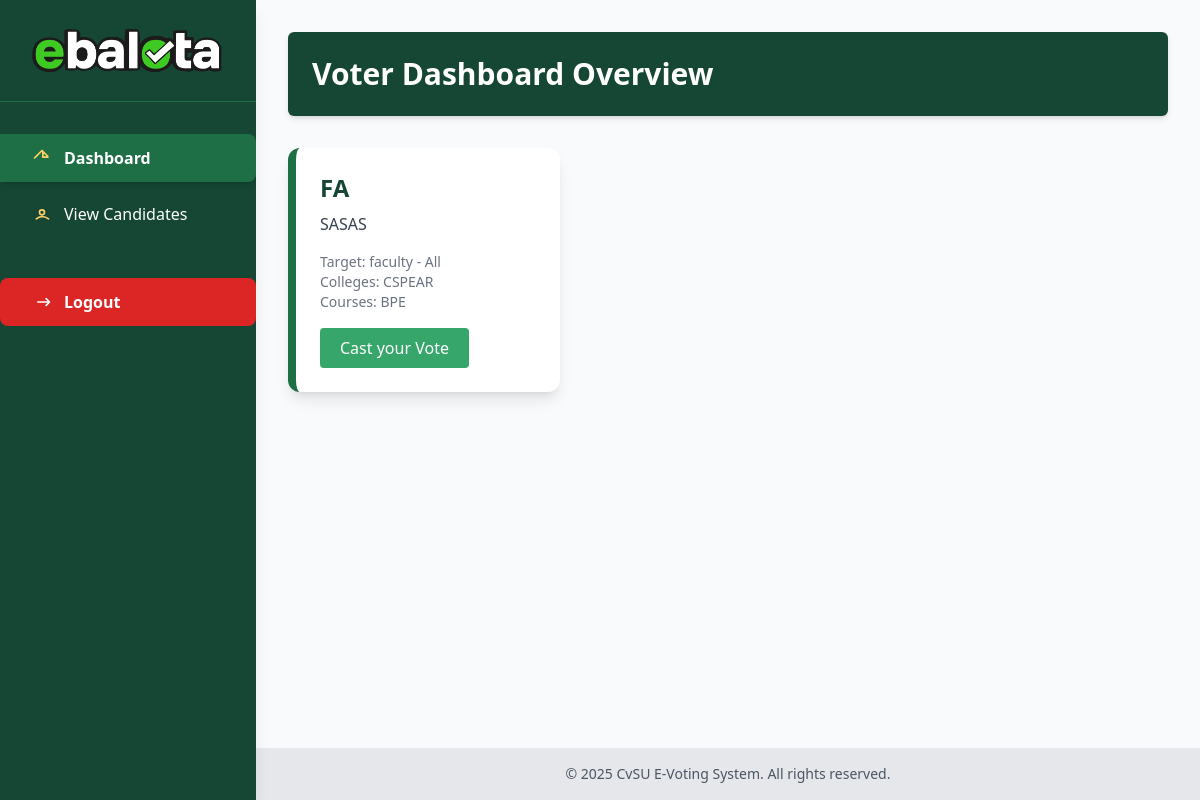
The page /voters_dashboard.php (signed in) on the database as committed earlier.
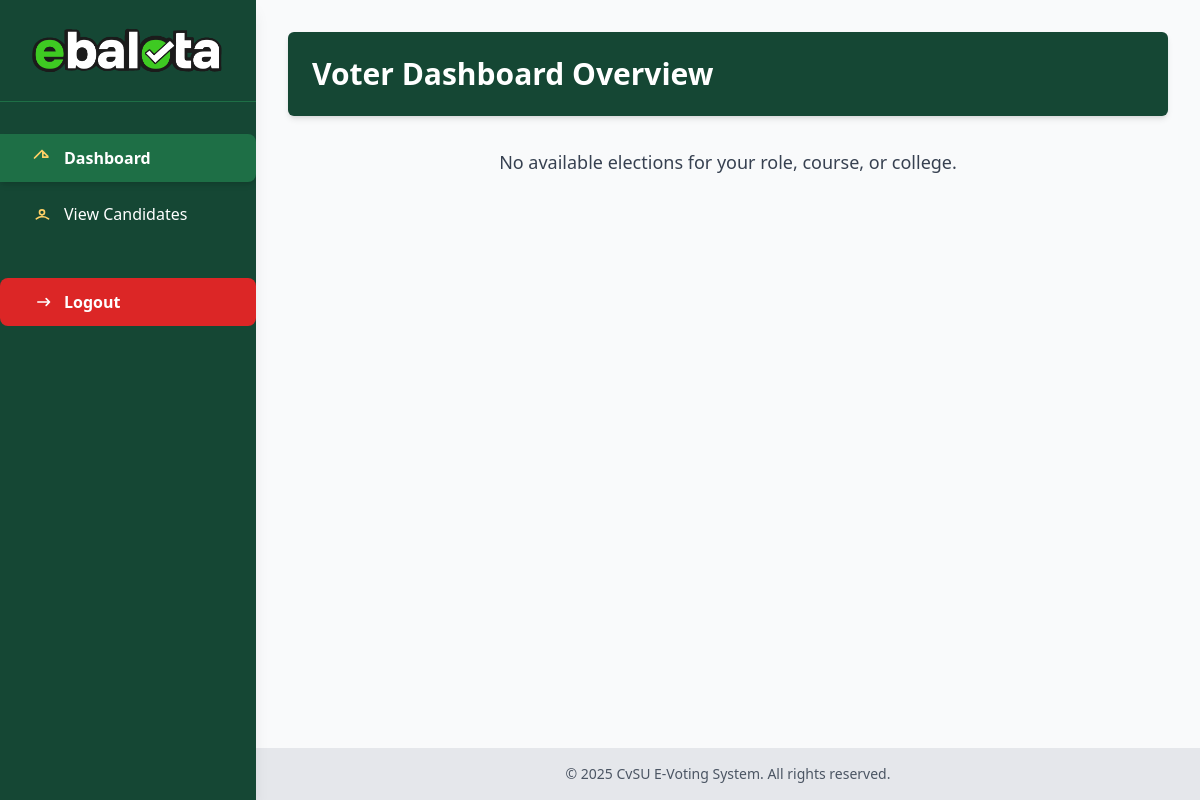
The same page on the database as committed later.
### tables this page shows
CREATE TABLE `elections` (
  `election_id` int(11) NOT NULL,
  `title` varchar(255) NOT NULL,
  `description` text DEFAULT NULL,
  `start_datetime` datetime NOT NULL,
  `end_datetime` datetime NOT NULL,
  `status` enum('upcoming','ongoing','completed') DEFAULT 'upcoming',
  `creation_stage` enum('draft','published','pending_admin','ready_for_voters') DEFAULT 'draft',
  `created_by` int(11) DEFAULT NULL,
  `assigned_admin_id` int(11) DEFAULT NULL,
  `created_at` timestamp NOT NULL DEFAULT current_timestamp(),
  `target_department` varchar(100) NOT NULL DEFAULT 'All',
  `target_position` enum('student','faculty','non-academic','coop','All') NOT NULL DEFAULT 'All',
  `realtime_results` tinyint(1) NOT NULL DEFAULT 0,
  `allowed_colleges` varchar(255) NOT NULL DEFAULT 'All',
  `allowed_courses` text DEFAULT '',
  `allowed_status` text DEFAULT NULL,
  `allowed_departments` varchar(255) DEFAULT NULL,
  `logo_path` varchar(255) DEFAULT NULL
);

### voters_dashboard.php (the view, shortened to what the changed rows need)
<?php
$host = 'localhost';
$db   = 'evoting_system';
$user = 'root';
$pass = '';
$charset = 'utf8mb4';
$course_map = [
  'bs computer science' => 'bscs',
  'bs information technology' => 'bsit',
  'bs computer engineering' => 'bscpe',
  'bs electronics engineering' => 'bsece',
  'bs civil engineering' => 'bsce',
  'bs mechanical engineering' => 'bsme',
  'bs electrical engineering' => 'bsee',
  'bs industrial engineering' => 'bsie',
  'bs agriculture' => 'bsag',
  'bs agribusiness' => 'bsab',
  'bs environmental science' => 'bses',
  'bs food technology' => 'bsft',
  'bs forestry' => 'bsfor',
  'bs agricultural and biosystems engineering' => 'bsabe',
  'bachelor of agricultural entrepreneurship' => 'bae',
  'bs land use design and management' => 'bsldm',
  'bs biology' => 'bsbio',
  'bs chemistry' => 'bschem',
  'bs mathematics' => 'bsmath',
  'bs physics' => 'bsphy',
  'bs psychology' => 'bspsy',
  'ba english language studies' => 'baels',
  'ba communication' => 'bacomm',
  'bs statistics' => 'bsstat',
  'doctor of veterinary medicine' => 'dvm',
  'bs biology (pre-veterinary)' => 'bspv',
  'bachelor of elementary education' => 'bee',
  'bachelor of secondary education' => 'bse',
  'bachelor of physical education' => 'bpe',
  'bachelor of technology and livelihood education' => 'btle',
  'bs business administration' => 'bsba',
  'bs accountancy' => 'bsacc',
  'bs economics' => 'bseco',
  'bs entrepreneurship' => 'bsent',
  'bs office administration' => 'bsoa',
  'bachelor of physical education' => 'bpe',
  'bs exercise and sports sciences' => 'bsess',
  'bs criminology' => 'bscrim',
  'bs nursing' => 'bsn',
];
$dsn = "mysql:host=$host;dbname=$db;charset=$charset";
$options = [
    PDO::ATTR_ERRMODE => PDO::ERRMODE_EXCEPTION,
    PDO::ATTR_DEFAULT_FETCH_MODE => PDO::FETCH_ASSOC,
];
try {
    $pdo = new PDO($dsn, $user, $pass, $options);
} catch (\PDOException $e) {
    die("Database connection failed: " . $e->getMessage());
}
$is_coop_member = ($_SESSION['migs_status'] ?? 0) == 1;
$voter_college = strtolower(trim($_SESSION['department'] ?? ''));
$voter_course_full = strtolower(trim($_SESSION['course'] ?? ''));
$voter_status = strtolower(trim($_SESSION['status'] ?? ''));
$voter_course = $course_map[$voter_course_full] ?? $voter_course_full;
$sql = "SELECT * FROM elections WHERE status = 'ongoing' ORDER BY election_id DESC";
$stmt = $pdo->query($sql);
$all_elections = $stmt->fetchAll();
$filtered_elections = [];
foreach ($all_elections as $election) {
  $allowed_colleges = array_map('strtolower', array_map('trim', explode(',', $election['allowed_colleges'])));
  $allowed_courses = array_map('strtolower', array_map('trim', explode(',', $election['allowed_courses'])));
  $allowed_status = array_map('strtolower', array_map('trim', explode(',', $election['allowed_status'])));
  $is_coop_election = strpos(strtolower($election['target_position']), 'coop') !== false;
  $college_allowed = in_array('all', $allowed_colleges) || in_array($voter_college, $allowed_colleges);
  $course_allowed = in_array('all', $allowed_courses) || in_array($voter_course, $allowed_courses);
  $status_allowed = in_array('all', $allowed_status) || in_array($voter_status, $allowed_status);
  if ($is_coop_election) {
      if ($is_coop_member) {
          $filtered_elections[] = $election;
      }
  }
  elseif ($college_allowed && $course_allowed && $status_allowed) {
      $filtered_elections[] = $election;
  }
}
?>
<!DOCTYPE html>
<html lang="en" class="scroll-smooth">
<head>
  <script src="https://cdn.tailwindcss.com"></script>
</head>
<body class="bg-gray-50 text-gray-900 font-sans">
<main class="flex-1 p-8 ml-64">
  <header class="bg-[var(--cvsu-green-dark)] text-white p-6 flex justify-between items-center shadow-md rounded-md mb-8">
    <h1 class="text-3xl font-extrabold">Voter Dashboard Overview</h1>
  </header>
  <?php if (count($filtered_elections) > 0): ?>
    <div class="grid gap-8 md:grid-cols-2 lg:grid-cols-3">
      <?php foreach ($filtered_elections as $election): ?>
        <div class="bg-white rounded-xl shadow-lg border-l-8 border-[var(--cvsu-green)] hover:shadow-2xl transition-shadow duration-300 p-6 flex flex-col justify-between">
          <div>
            <h2 class="text-2xl font-semibold text-[var(--cvsu-green-dark)] mb-2"><?= htmlspecialchars($election['title']) ?></h2>
            <p class="text-gray-700 mb-4"><?= nl2br(htmlspecialchars($election['description'])) ?></p>
            <p class="text-sm text-gray-500 mb-4">
              Target: <span class="font-medium"><?= htmlspecialchars($election['target_position']) ?></span> -
              <span class="font-medium"><?= htmlspecialchars($election['target_department']) ?></span><br>
              Colleges: <span class="font-medium"><?= htmlspecialchars($election['allowed_colleges']) ?></span><br>
              Courses: <span class="font-medium"><?= htmlspecialchars($election['allowed_courses']) ?></span>
            </p>
          </div>
          <a href="view_candidates.php?election_id=<?= $election['election_id'] ?>" class="inline-block bg-[var(--cvsu-green-light)] text-white px-5 py-2 rounded hover:bg-[var(--cvsu-green)] transition self-start">
            Cast your Vote
          </a>
        </div>
      <?php endforeach; ?>
    </div>
  <?php else: ?>
    <p class="text-gray-700 text-center text-lg">No available elections for your role, course, or college.</p>
  <?php endif; ?>
  <?php include 'footer.php'; ?>
</main>
</body>
</html>

Rows that differ between the two databases and show on the page:
removed elections: title "FA", description "SASAS", target_position "faculty", target_department "All", allowed_colleges "CSPEAR", allowed_courses "BPE"
Other text that changed with them:
text now shown: "No available elections for your role, course, or college."
